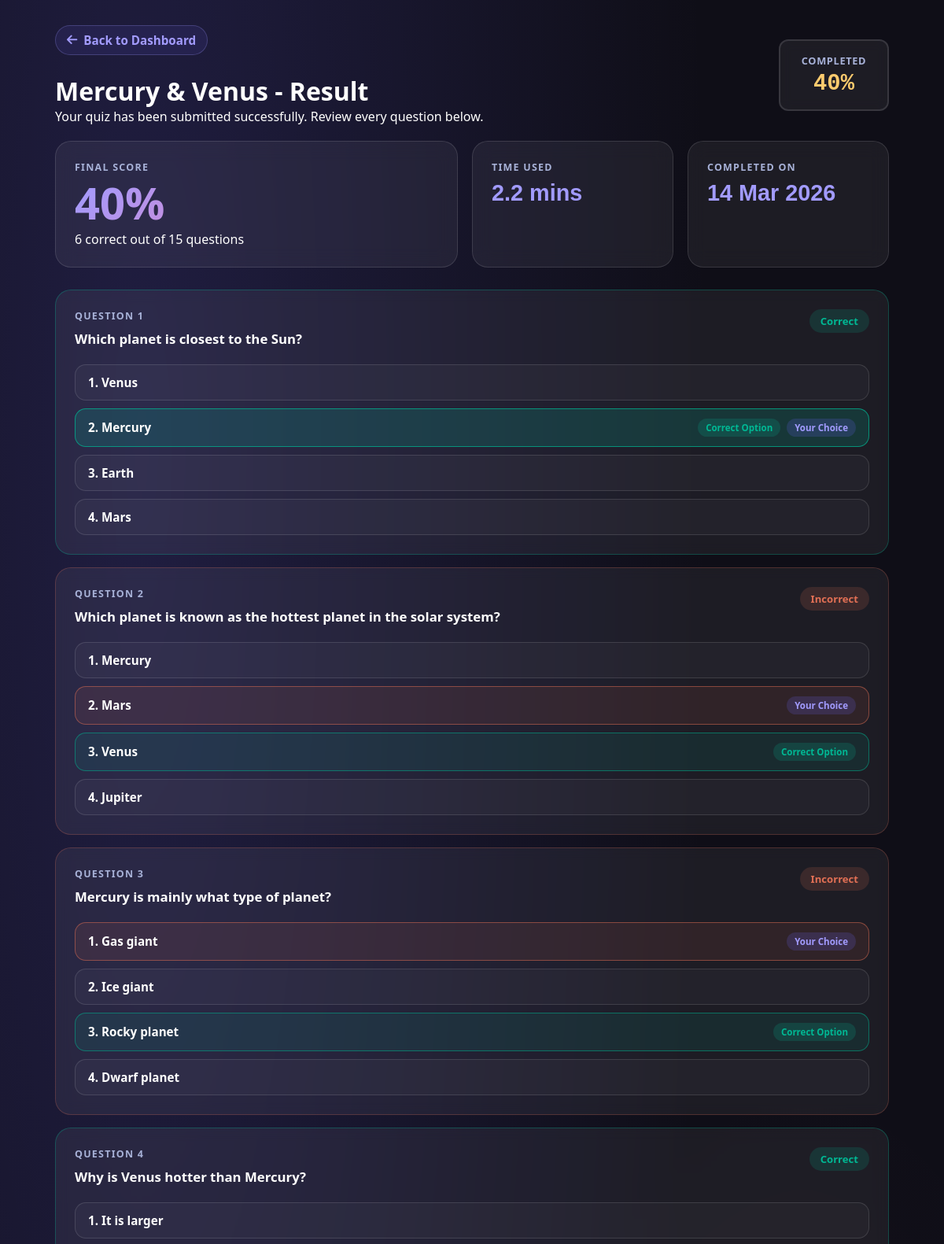
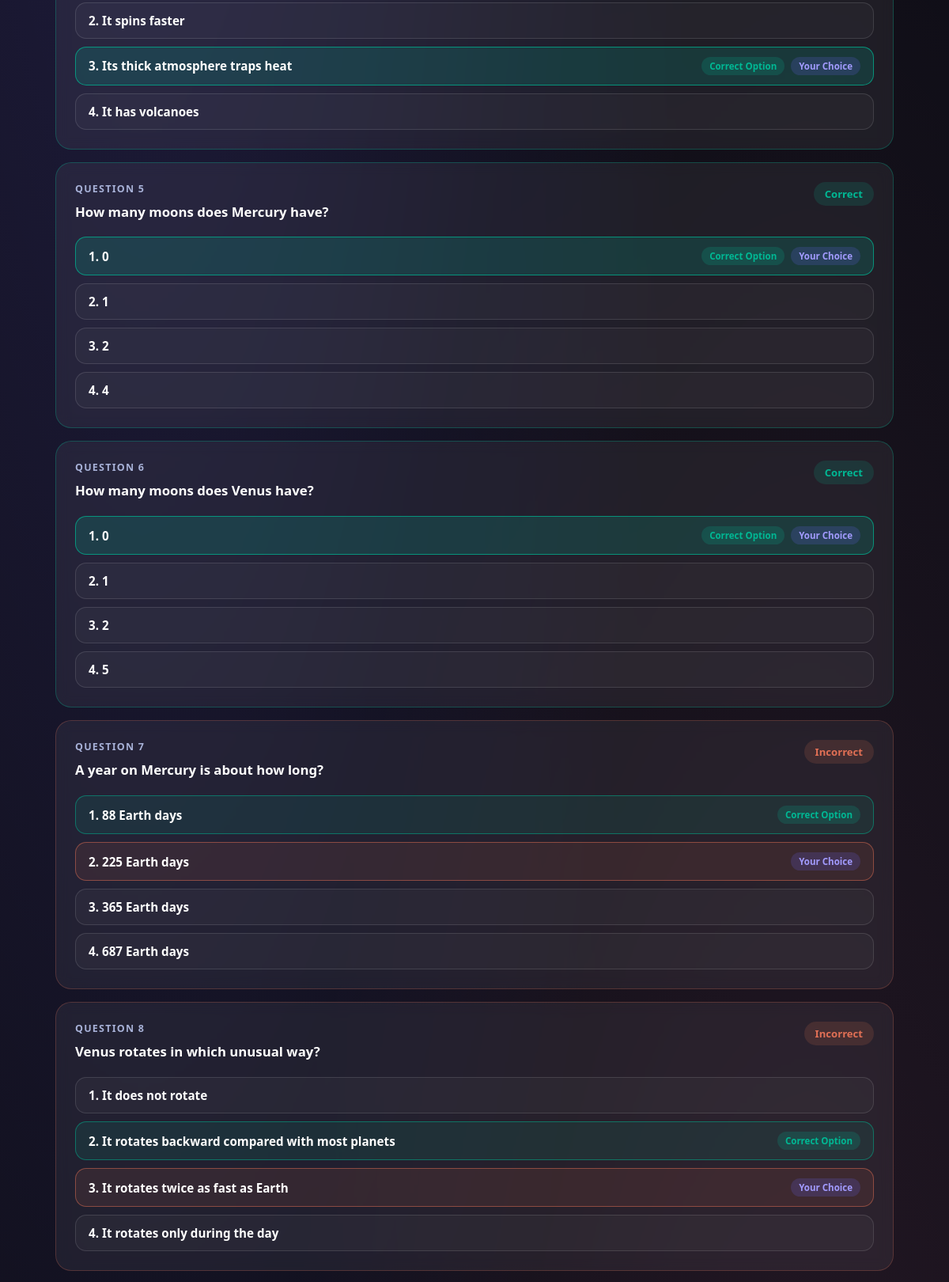
The app's page /quiz-result/1 (signed in, upper part) with its own data (2 pictures, top to bottom).
### tables this page shows
CREATE TABLE quiz_attempts (
                id INTEGER PRIMARY KEY AUTOINCREMENT,
                user_id INTEGER NOT NULL,
                quiz_id TEXT NOT NULL,
                quiz_name TEXT NOT NULL,
                score REAL NOT NULL,
                correct_answers INTEGER NOT NULL,
                total_questions INTEGER NOT NULL,
                time_taken_seconds INTEGER NOT NULL,
                user_answers TEXT NOT NULL,
                result_details TEXT NOT NULL,
                completed_at TIMESTAMP DEFAULT CURRENT_TIMESTAMP,
                FOREIGN KEY (user_id) REFERENCES users (id)
            );

### app.py (the view)
@app.route('/quiz-result/<int:attempt_id>')
@login_required
def quiz_result_page(attempt_id):
    user_id = session.get('user_id')
    db = get_db()
    cursor = db.cursor()
    cursor.execute(
        'SELECT * FROM quiz_attempts WHERE id = ? AND user_id = ?',
        (attempt_id, user_id)
    )
    attempt = cursor.fetchone()
    db.close()
    if not attempt:
        abort(404)
    attempt_dict = dict(attempt)
    attempt_dict['result_details'] = json.loads(attempt_dict['result_details'])
    attempt_dict['user_answers'] = json.loads(attempt_dict['user_answers'])
    attempt_dict['completed_at'] = datetime.fromisoformat(attempt_dict['completed_at'])
    return render_template('quiz_result.html', attempt=attempt_dict)

### app.py (called while the page is built)
def get_db():
    db = sqlite3.connect(DATABASE)
    db.row_factory = sqlite3.Row
    return db

def login_required(f):
    @wraps(f)
    def decorated_function(*args, **kwargs):
        if 'user_id' not in session:
            return redirect(url_for('login'))
        return f(*args, **kwargs)
    return decorated_function

### templates/quiz_result.html (shortened to what this page needs)
<!DOCTYPE html>
<html lang="en">
<head>
    <link rel="stylesheet" href="{{ url_for('static', filename='css/quiz.css') }}">
    <link rel="stylesheet" href="https://cdnjs.cloudflare.com/ajax/libs/font-awesome/6.4.0/css/all.min.css">
</head>
<body>
    <div class="quiz-shell result-shell">
        <header class="quiz-topbar">
            <div>
                <a href="{{ url_for('dashboard') }}" class="back-link"><i class="fas fa-arrow-left"></i> Back to Dashboard</a>
                <h1>{{ attempt.quiz_name }} - Result</h1>
                <p>Your quiz has been submitted successfully. Review every question below.</p>
            </div>
            <div class="timer-card result-summary-mini">
                <span class="timer-label">Completed</span>
                <span class="timer-value">{{ attempt.score|round|int }}%</span>
            </div>
        </header>
        <section class="result-summary-grid">
            <div class="summary-card big-score-card">
                <span class="small-label">Final Score</span>
                <div class="big-score">{{ attempt.score|round|int }}%</div>
                <p>{{ attempt.correct_answers }} correct out of {{ attempt.total_questions }} questions</p>
            </div>
            <div class="summary-card">
                <span class="small-label">Time Used</span>
                <div class="summary-value">{{ (attempt.time_taken_seconds / 60)|round(1) }} mins</div>
            </div>
            <div class="summary-card">
                <span class="small-label">Completed On</span>
                <div class="summary-value">{{ attempt.completed_at.strftime('%d %b %Y') }}</div>
            </div>
        </section>
        <section class="result-review-list">
            {% for item in attempt.result_details %}
            <article class="review-card {{ 'correct-card' if item.is_correct else 'incorrect-card' }}">
                <div class="review-header">
                    <div>
                        <span class="small-label">Question {{ item.number }}</span>
                        <h3>{{ item.question }}</h3>
                    </div>
                    <span class="result-pill {{ 'pill-correct' if item.is_correct else 'pill-incorrect' }}">
                        {{ 'Correct' if item.is_correct else 'Incorrect' }}
                    </span>
                </div>
                <div class="options-review">
                    {% for option in item.options %}
                    {% set option_index = loop.index0 %}
                    <div class="option-review-item
                        {% if option_index == item.correct_index %} correct-option {% endif %}
                        {% if item.chosen_index is not none and option_index == item.chosen_index and option_index != item.correct_index %} chosen-wrong-option {% endif %}
                        {% if item.chosen_index is not none and option_index == item.chosen_index and option_index == item.correct_index %} chosen-correct-option {% endif %}
                    ">
                        <span>{{ loop.index | string }}. {{ option }}</span>
                        <div class="option-tags">
                            {% if option_index == item.correct_index %}
                            <span class="option-tag correct-tag">Correct Option</span>
                            {% endif %}
                            {% if item.chosen_index is not none and option_index == item.chosen_index %}
                            <span class="option-tag chosen-tag">Your Choice</span>
                            {% endif %}
                        </div>
                    </div>
                    {% endfor %}
                </div>
            </article>
            {% endfor %}
        </section>
    </div>
</body>
</html>

### static/css/quiz.css (style rules this page uses)
*, *::before, *::after { margin: 0; padding: 0; box-sizing: border-box; }
:root { --primary: #6c63ff; --primary-light: #a29bfe; --accent: #fd79a8; --accent2: #fdcb6e; --accent3: #00cec9; --success: #00b894; --danger: #e17055; --bg: #0f0e17; --bg-card: rgba(255,255,255,0.06); --bg-card-solid: #1a1a2e; --border: rgba(255,255,255,0.12); --text: #fffffe; --text-muted: #a8b2d8; --radius: 20px; --radius-sm: 12px; --shadow: 0 8px 32px rgba(0,0,0,0.35); }
body { font-family: 'Nunito', 'Segoe UI', sans-serif; background: var(--bg); color: var(--text); min-height: 100vh; background-image: radial-gradient(ellipse at 15% 10%, rgba(108,99,255,0.18) 0%, transparent 50%), radial-gradient(ellipse at 85% 80%, rgba(253,121,168,0.12) 0%, transparent 50%); }
.back-link { display: inline-flex; align-items: center; gap: 8px; color: var(--primary-light); text-decoration: none; font-weight: 700; font-size: 0.95rem; padding: 8px 14px; border-radius: 999px; border: 1px solid rgba(162,155,254,0.25); background: rgba(108,99,255,0.1); transition: all 0.2s; margin-bottom: 24px; }
.quiz-shell { max-width: 1200px; margin: 0 auto; padding: 24px 20px 48px; }
.quiz-topbar { display: flex; justify-content: space-between; align-items: center; gap: 20px; margin-bottom: 20px; flex-wrap: wrap; }
.timer-card { background: var(--bg-card); border: 2px solid var(--border); border-radius: var(--radius-sm); padding: 16px 22px; text-align: center; min-width: 140px; backdrop-filter: blur(8px); transition: border-color 0.3s; }
.timer-label { display: block; color: var(--text-muted); font-size: 0.8rem; font-weight: 700; text-transform: uppercase; letter-spacing: 0.05em; margin-bottom: 4px; }
.timer-value { font-size: 1.8rem; font-weight: 900; color: var(--accent2); font-family: 'Space Grotesk', monospace; }
.result-shell { max-width: 1100px; margin: 0 auto; padding: 32px 20px 60px; }
.result-summary-grid { display: grid; grid-template-columns: 2fr 1fr 1fr; gap: 18px; margin-bottom: 28px; }
.summary-card { background: var(--bg-card); border: 1px solid var(--border); border-radius: var(--radius); padding: 24px; backdrop-filter: blur(12px); }
.small-label { display: block; font-size: 0.78rem; font-weight: 800; text-transform: uppercase; letter-spacing: 0.1em; color: var(--text-muted); margin-bottom: 8px; }
.big-score { font-size: 3.5rem; font-weight: 900; background: linear-gradient(135deg, var(--primary-light), var(--accent)); -webkit-background-clip: text; -webkit-text-fill-color: transparent; background-clip: text; margin-bottom: 8px; line-height: 1; }
.summary-value { font-size: 1.8rem; font-weight: 800; color: var(--primary-light); font-family: 'Space Grotesk', sans-serif; }
.result-review-list { display: grid; gap: 16px; }
.review-card { background: var(--bg-card); border: 1px solid var(--border); border-radius: var(--radius); padding: 24px; backdrop-filter: blur(8px); }
.correct-card { border-color: rgba(0,184,148,0.3); }
.incorrect-card { border-color: rgba(225,112,85,0.25); }
.review-header { display: flex; justify-content: space-between; gap: 16px; margin-bottom: 18px; align-items: flex-start; }
.review-header h3 { font-size: 1.05rem; font-weight: 800; line-height: 1.6; color: var(--text); }
.result-pill { padding: 6px 14px; border-radius: 999px; font-weight: 800; font-size: 0.82rem; white-space: nowrap; flex-shrink: 0; }
.pill-correct { background: rgba(0,184,148,0.15); color: var(--success); }
.pill-incorrect { background: rgba(225,112,85,0.15); color: var(--danger); }
.options-review { display: grid; gap: 10px; }
.option-review-item { padding: 12px 16px; border-radius: 14px; border: 1px solid var(--border); background: rgba(255,255,255,0.03); display: flex; justify-content: space-between; align-items: center; gap: 12px; font-size: 0.95rem; font-weight: 600; }
.correct-option { border-color: rgba(0,184,148,0.5); background: rgba(0,184,148,0.1); }
.chosen-wrong-option { border-color: rgba(225,112,85,0.5); background: rgba(225,112,85,0.1); }
.chosen-correct-option { border-color: rgba(0,184,148,0.7); background: rgba(0,184,148,0.18); }
.option-tags { display: flex; gap: 8px; flex-wrap: wrap; flex-shrink: 0; }
.option-tag { padding: 4px 10px; border-radius: 999px; font-size: 0.72rem; font-weight: 800; }
.correct-tag { background: rgba(0,184,148,0.18); color: var(--success); }
.chosen-tag { background: rgba(108,99,255,0.18); color: var(--primary-light); }

### records on screen
quiz_attempts: quiz_name "Mercury & Venus", score "40", correct_answers "6", total_questions "15", (attempt.time_taken_seconds/60)|round(1) "2.2", completed_at "14 Mar 2026"

### other values on screen
{{ item.number }} "1" "2" "3" "4" "5" "6" "7" "8"
{{ item.question }} "Which planet is closest to the Sun?" "Which planet is known as the hottest planet in the solar system?" "Mercury is mainly what type of planet?" "Why is Venus hotter than Mercury?" "How many moons does Mercury have?" "How many moons does Venus have?" "A year on Mercury is about how long?" "Venus rotates in which unusual way?"
{{ 'Correct' if item.is_correct else 'Incorrect' }} "Correct" "Incorrect" "Incorrect" "Correct" "Correct" "Correct" "Incorrect" "Incorrect"
{{ option }} "Venus" "Mercury" "Earth" "Mars" "Mercury" "Mars" "Venus" "Jupiter" "Gas giant" "Ice giant" "Rocky planet" "Dwarf planet" "It is larger" "It spins faster" "Its thick atmosphere traps heat" "It has volcanoes" "0" "1" "2" "4" "0" "1" "2" "5" "88 Earth days" "225 Earth days" "365 Earth days" "687 Earth days" "It does not rotate" "It rotates backward compared with most planets" "It rotates twice as fast as Earth" "It rotates only during the day"
